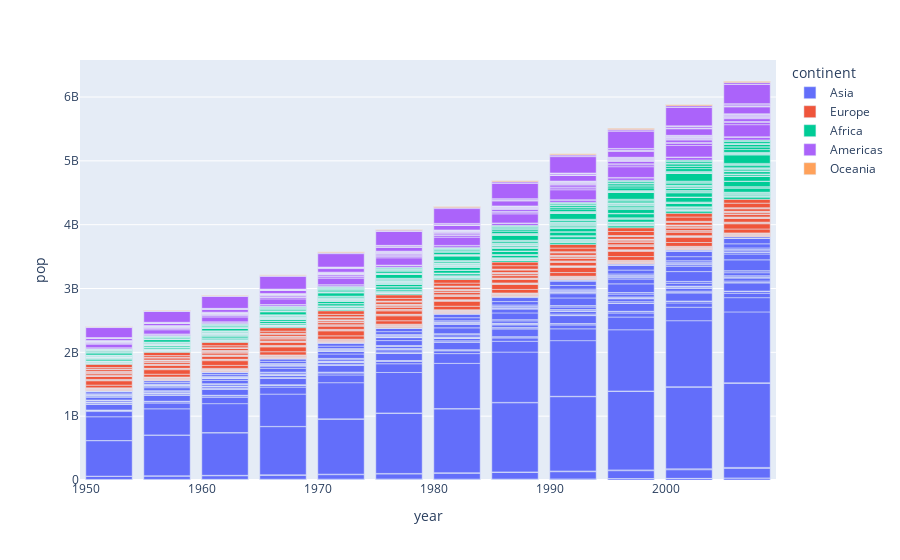

Write notebook code for a chart like this one.
### Markdown cell above
## Stacked bar chart
 - Plot re-renders if we filter the legend
 - Hover to see name of countries

### Code cell
fig = px.bar(
    df,
    x="year",
    y="pop",
    color="continent",
    hover_name="country",
)
fig.show()

### Figure 1 — Plotly figure (JSON) as saved in the notebook; plotly's stock layout.template omitted (floating-point values rounded to 4 significant figures; data arrays with more than 128 entries replaced by an {"elided": "..."} marker saying what was removed)
{"data": [{"alignmentgroup": "True", "hovertemplate": "<b>%{hovertext}</b><br><br>continent=Asia<br>year=%{x}<br>pop=%{y}<extra></extra>", "hovertext": {"elided": "396 str values"}, "legendgroup": "Asia", "marker": {"color": "#636efa", "pattern": {"shape": ""}}, "name": "Asia", "offsetgroup": "Asia", "orientation": "v", "showlegend": true, "textposition": "auto", "type": "bar", "x": {"elided": "396 int values"}, "xaxis": "x", "y": {"elided": "396 int values"}, "yaxis": "y"}, {"alignmentgroup": "True", "hovertemplate": "<b>%{hovertext}</b><br><br>continent=Europe<br>year=%{x}<br>pop=%{y}<extra></extra>", "hovertext": {"elided": "360 str values"}, "legendgroup": "Europe", "marker": {"color": "#EF553B", "pattern": {"shape": ""}}, "name": "Europe", "offsetgroup": "Europe", "orientation": "v", "showlegend": true, "textposition": "auto", "type": "bar", "x": {"elided": "360 int values"}, "xaxis": "x", "y": {"elided": "360 int values"}, "yaxis": "y"}, {"alignmentgroup": "True", "hovertemplate": "<b>%{hovertext}</b><br><br>continent=Africa<br>year=%{x}<br>pop=%{y}<extra></extra>", "hovertext": {"elided": "624 str values"}, "legendgroup": "Africa", "marker": {"color": "#00cc96", "pattern": {"shape": ""}}, "name": "Africa", "offsetgroup": "Africa", "orientation": "v", "showlegend": true, "textposition": "auto", "type": "bar", "x": {"elided": "624 int values"}, "xaxis": "x", "y": {"elided": "624 int values"}, "yaxis": "y"}, {"alignmentgroup": "True", "hovertemplate": "<b>%{hovertext}</b><br><br>continent=Americas<br>year=%{x}<br>pop=%{y}<extra></extra>", "hovertext": {"elided": "300 str values"}, "legendgroup": "Americas", "marker": {"color": "#ab63fa", "pattern": {"shape": ""}}, "name": "Americas", "offsetgroup": "Americas", "orientation": "v", "showlegend": true, "textposition": "auto", "type": "bar", "x": {"elided": "300 int values"}, "xaxis": "x", "y": {"elided": "300 int values"}, "yaxis": "y"}, {"alignmentgroup": "True", "hovertemplate": "<b>%{hovertext}</b><br><br>continent=Oceania<br>year=%{x}<br>pop=%{y}<extra></extra>", "hovertext": ["Australia", "Australia", "Australia", "Australia", "Australia", "Australia", "Australia", "Australia", "Australia", "Australia", "Australia", "Australia", "New Zealand", "New Zealand", "New Zealand", "New Zealand", "New Zealand", "New Zealand", "New Zealand", "New Zealand", "New Zealand", "New Zealand", "New Zealand", "New Zealand"], "legendgroup": "Oceania", "marker": {"color": "#FFA15A", "pattern": {"shape": ""}}, "name": "Oceania", "offsetgroup": "Oceania", "orientation": "v", "showlegend": true, "textposition": "auto", "type": "bar", "x": [1952, 1957, 1962, 1967, 1972, 1977, 1982, 1987, 1992, 1997, 2002, 2007, 1952, 1957, 1962, 1967, 1972, 1977, 1982, 1987, 1992, 1997, 2002, 2007], "xaxis": "x", "y": [8691212, 9712569, 10794968, 11872264, 13177000, 14074100, 15184200, 16257249, 17481977, 18565243, 19546792, 20434176, 1994794, 2229407, 2488550, 2728150, 2929100, 3164900, 3210650, 3317166, 3437674, 3676187, 3908037, 4115771], "yaxis": "y"}], "layout": {"barmode": "relative", "legend": {"title": {"text": "continent"}, "tracegroupgap": 0}, "margin": {"t": 60}, "xaxis": {"anchor": "y", "domain": [0, 1], "title": {"text": "year"}}, "yaxis": {"anchor": "x", "domain": [0, 1], "title": {"text": "pop"}}}}
